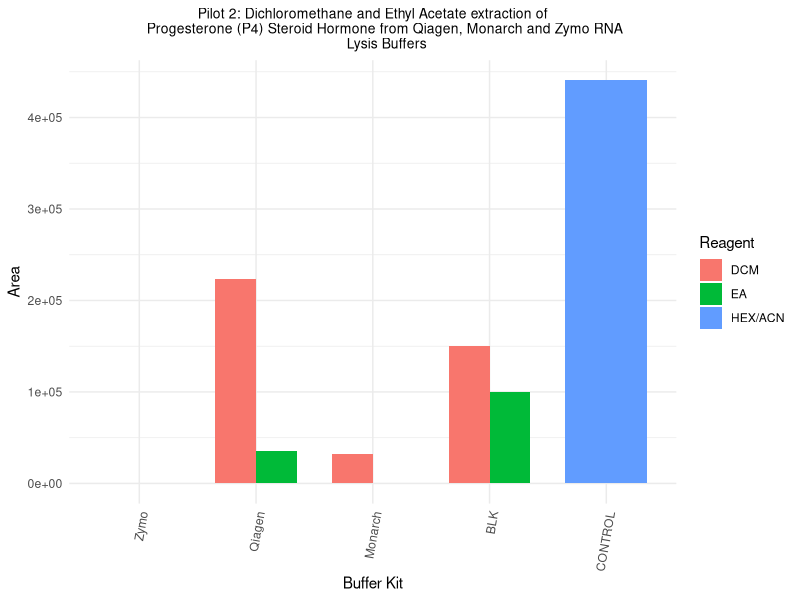
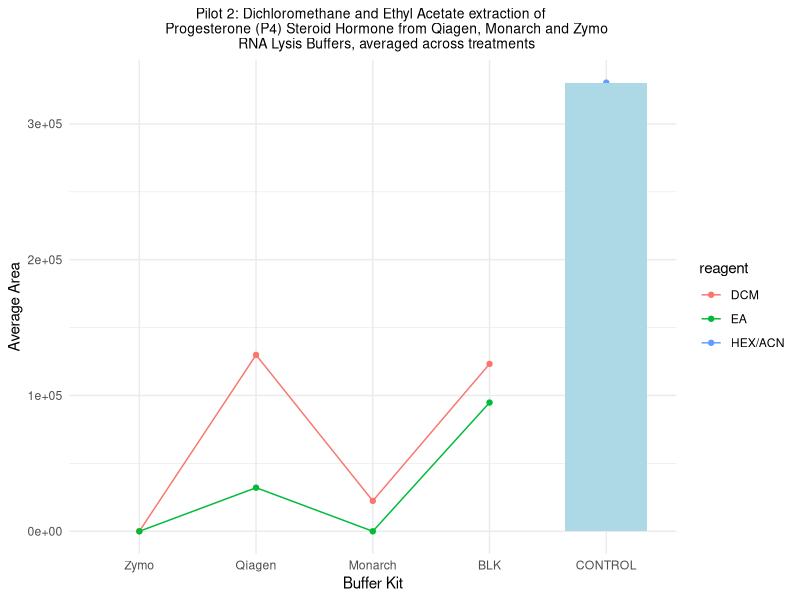

Here is the R script that generated these plots, in order:
## September 27 2023 - Pilot 2
# Reagents: Ethyl Acetate (EA) and Dichloromethane (DCM)

# Load necessary libraries
library(tidyverse)
library(ggplot2)
library(cowplot)
library(forcats)
library(dplyr)

# Initial read of csv data from Multiquant
pilot2_data <- read.csv("data/sep27data_DCMEA3buffer.csv")
pilot2_data

# Cleaning data types
pilot2_data_cleaned <- pilot2_data %>%
  mutate(area_p4 = as.numeric(area_p4)) %>% 
  mutate(area_f = as.numeric(area_f)) %>% 
  mutate(area_b = as.numeric(area_b)) %>% 
  mutate(reagent = as.factor(reagent)) %>%
  mutate(area_p4 = coalesce(area_p4, 0)) %>%  # Removal of NA values - keep?
  mutate(area_f = coalesce(area_f, 0)) %>% 
  mutate(area_b = coalesce(area_b, 0)) %>% 
  as.data.frame()

pilot2_data_cleaned

# Plotting bar graph of pilot 2 area data per treatment
# P4 Progesterone graph
pilot2_bar <- pilot2_data_cleaned %>%
  ggplot(aes(x = fct_inorder(buffer), 
             y = (area_p4),
             fill = as.factor(reagent)
             )
         ) +
  geom_bar(stat = "identity",
           position = "dodge",
           width = 0.7,
           na.rm = TRUE
           ) +

  labs(title = "Pilot 2: Dichloromethane and Ethyl Acetate extraction of
       Progesterone (P4) Steroid Hormone from Qiagen, Monarch and Zymo RNA 
       Lysis Buffers",
       x = "Buffer Kit",
       y = "Area",
       fill = "Reagent"
       ) +
  
  theme_minimal() +
  theme(plot.title = element_text(hjust = 0.5, size = 10),
        axis.text.x = element_text(angle = 80, hjust = 1)
        )  

pilot2_bar  

### -------------------------------------------------------------------------
# Initial read of averaged area data values, calculated from initial MQ data
pilot2_avgdata <- read.csv("data/sep27data_DCMEA3buffer_averaged.csv")

# Cleaning data types
pilot2_avgdata_cleaned <- pilot2_avgdata %>%
  mutate(avg_p4 = as.numeric(avg_p4)) %>% 
  mutate(avg_f = as.numeric(avg_f)) %>% 
  mutate(avg_b = as.numeric(avg_b)) %>% 
  mutate(reagent = as.factor(reagent)) %>%
  mutate(avg_p4 = coalesce(avg_p4, 0)) %>%  # Removal of NA values - keep?
  mutate(avg_f = coalesce(avg_f, 0)) %>% 
  mutate(avg_b = coalesce(avg_b, 0)) %>% 
  as.data.frame()

pilot2_avgdata_cleaned

# Create a new grouping variable
pilot2_avgdata_control <- pilot2_avgdata_cleaned %>%
  filter(buffer == "CONTROL")

pilot2_avgdata_control

# Plotting line graph of pilot 2 data average area per treatment
# P4 Progesterone Graph
pilot2_line <- ggplot() +
  geom_line(data = pilot2_avgdata_cleaned,
            aes(x = fct_inorder(buffer), 
                y = avg_p4, 
                group = reagent, 
                color = reagent)
            ) +
  geom_point(data = pilot2_avgdata_cleaned,
             aes(x = fct_inorder(buffer), 
                 y = avg_p4, 
                 group = reagent, 
                 color = reagent)
             ) +
  geom_bar(data = pilot2_avgdata_control,
           aes(x = buffer,
               y = avg_p4),
           stat = "identity",
           position = "dodge",
           fill = "light blue",
           width = 0.7,
           na.rm = TRUE
           ) +
  labs(title = "Pilot 2: Dichloromethane and Ethyl Acetate extraction of 
       Progesterone (P4) Steroid Hormone from Qiagen, Monarch and Zymo
       RNA Lysis Buffers, averaged across treatments",
       x = "Buffer Kit",
       y = "Average Area") +
  theme_minimal() +
  theme(plot.title = element_text(hjust = 0.5, size = 10))

pilot2_line
